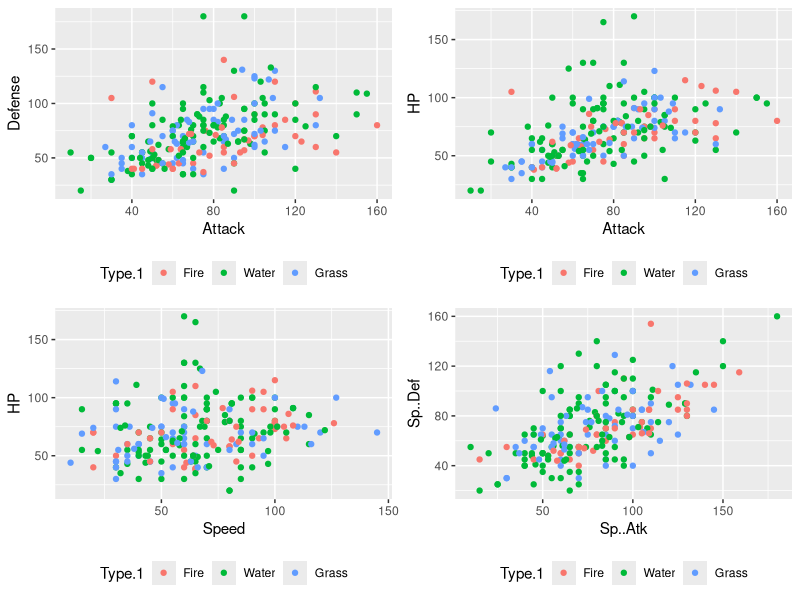
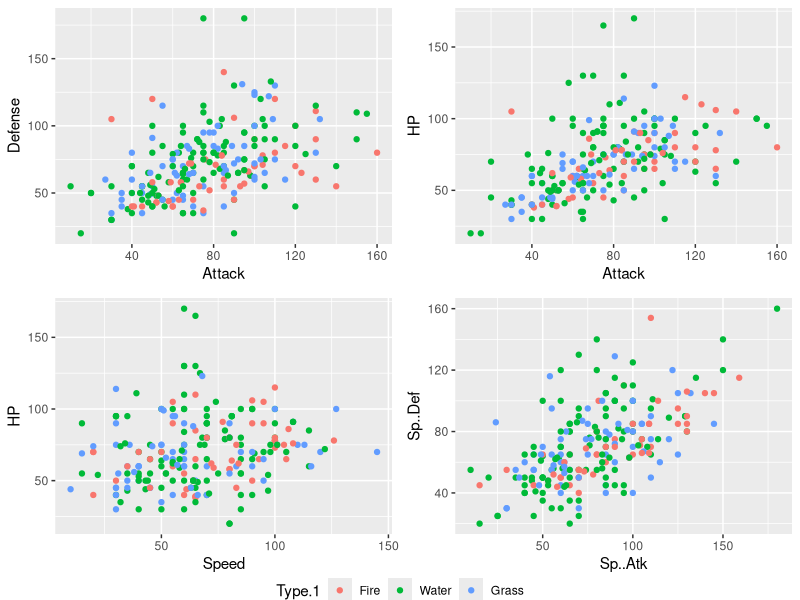
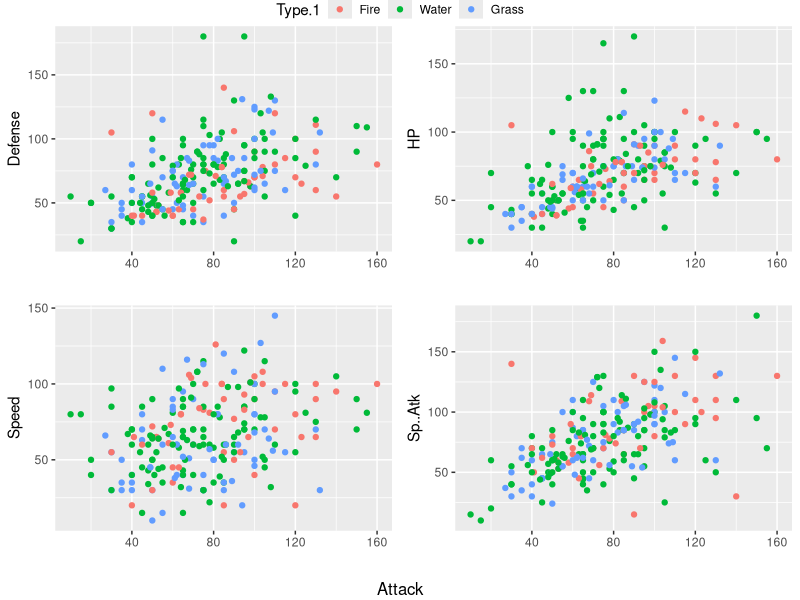
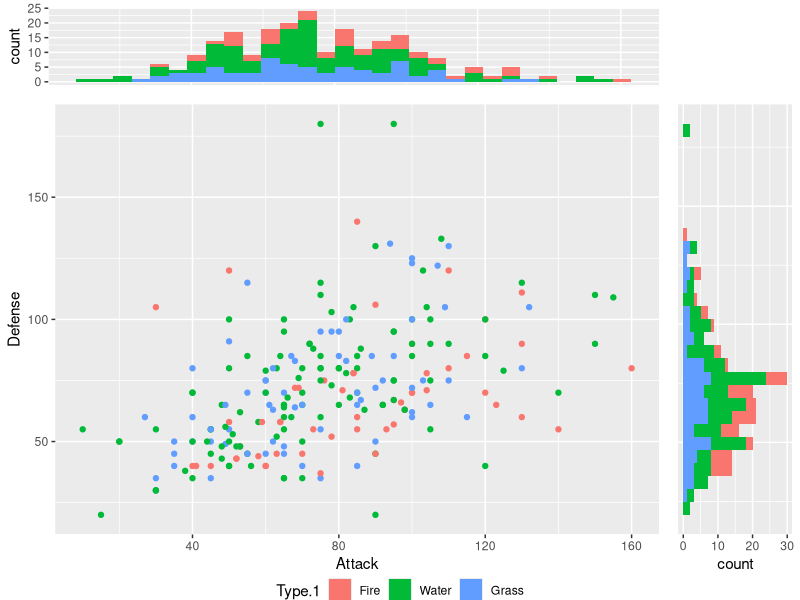

Here is the R script that generated these plots, in order:
############################################################
#########                                       ############
#########      ESA's Intro to R: gridEXTRA      ############
#########                                       ############
############################################################

# The following script is designed to introduce users to more 
# advanced aspects of gridEXTRA

library(tidyverse)
library(ggplot2)
library(gridExtra)

# Simple tasks with gridExtra

# Arranging multipled plots on a single page
# first load in the Pokemon dataset. 
poke <- read.csv(file.path("Data", "Pokemon.csv"))

poke <- poke %>%
  mutate_if(., is.factor, as.character)

poke_mod <- poke %>%
  filter(., stringr::str_detect("(Grass|Water|Fire)", Type.1)) #filter for just those with these types

poke_mod <- poke_mod %>%
  mutate(Type.1 = factor(Type.1, levels = c("Fire","Water","Grass")))

str(poke_mod)

# build a few basic plots

atk_def <- ggplot(data = poke_mod, mapping = aes(x = Attack, y = Defense, color = Type.1)) +
  geom_point() + theme(legend.position="bottom")

atk_hp <- ggplot(data = poke_mod, mapping = aes(x = Attack, y = HP, color = Type.1)) +
  geom_point() + theme(legend.position="bottom")

spd_hp <- ggplot(data = poke_mod, mapping = aes(x = Speed, y = HP, color = Type.1)) +
  geom_point() + theme(legend.position="bottom")

spatk_spdef <- ggplot(data = poke_mod, mapping = aes(x = Sp..Atk, y = Sp..Def, color = Type.1)) +
  geom_point() + theme(legend.position="bottom")

# arrange in a 2x2 grid
grid.arrange(atk_def, atk_hp, spd_hp, spatk_spdef, ncol = 2, nrow = 2)

# Four legends are too much, can we make a common legend?

# Write a function to extrant the legend
g_legend<-function(plot){
  tmp <- ggplot_gtable(ggplot_build(plot))
  leg <- which(sapply(tmp$grobs, function(x) x$name) == "guide-box")
  legend <- tmp$grobs[[leg]]
  return(legend)}

# Use the function to extract the legend from a single plot
mylegend<-g_legend(atk_def)


# Complicated Grob arrangement 2 rows, row 1 is a 2x2 matrix
grid.arrange(arrangeGrob(atk_def + theme(legend.position = "none"), # Nested arrangeGrob allows for a
             atk_hp + theme(legend.position = "none"),              # nested matrix of plots as a single
             spd_hp + theme(legend.position = "none"),              # grob
             spatk_spdef + theme(legend.position = "none"),         # Back in the main arrangement, the first grob is the matrix
             ncol = 2, nrow = 2),                                   # second grob is the legend
             mylegend, nrow = 2, heights = c(30, 1))                 # Set the height of the rows (trial and error)

# What about if we have common variable on a single axis?
# common axis labels

atk_def <- ggplot(data = poke_mod, mapping = aes(x = Attack, y = Defense, color = Type.1)) +
  geom_point()+ 
  labs(x = "")+
  theme(legend.position="bottom")

atk_hp <- ggplot(data = poke_mod, mapping = aes(x = Attack, y = HP, color = Type.1)) +
  geom_point()+ 
  labs(x = "")+ 
  theme(legend.position="bottom")

atk_spd <- ggplot(data = poke_mod, mapping = aes(x = Attack, y = Speed, color = Type.1)) +
  geom_point()+ 
  labs(x = "")+
  theme(legend.position="bottom")

atk_spatk <- ggplot(data = poke_mod, mapping = aes(x = Attack, y = Sp..Atk, color = Type.1)) +
  geom_point()+ 
  labs(x = "")+ 
  theme(legend.position="bottom")

grid.arrange(mylegend, arrangeGrob(atk_def + theme(legend.position = "none"), #Do some rearranging to 
                         atk_hp + theme(legend.position = "none"),             
                         atk_spd + theme(legend.position = "none"),              
                         atk_spatk + theme(legend.position = "none"),
                         ncol = 2, nrow = 2),                         
             nrow = 2, heights = c(1, 30),
             bottom = "Attack")

# Opportunities here are endless

# Complicated/ Interesting plots using custom matrix layouts

layout = rbind(c(1,1,1,1,1,NA),
               c(2,2,2,2,2,3),
               c(2,2,2,2,2,3),
               c(2,2,2,2,2,3),
               c(2,2,2,2,2,3),
               c(2,2,2,2,2,3))

atk_histo <- ggplot(data = poke_mod, mapping = aes(x = Attack, fill = Type.1))+
  geom_histogram()+
  theme(
    legend.position = "bottom",
    axis.text.x = element_blank(),
    axis.ticks.x = element_blank(),
    axis.title.x = element_blank()
  )

def_histo <- ggplot(data = poke_mod, mapping = aes(x = Defense, fill = Type.1))+
  geom_histogram()+
  theme(
    legend.position = "none",
    axis.text.y = element_blank(),
    axis.ticks.y = element_blank(),
    axis.title.y = element_blank()
  )+
  coord_flip()

mylegend<-g_legend(atk_histo)

grid.arrange(arrangeGrob(atk_histo + theme(legend.position = "none"), 
                         atk_def + theme(legend.position = "none") + labs(x = "Attack"), 
                         def_histo, 
                         layout_matrix = layout),
             mylegend, 
             nrow = 2, heights = c(30,1))
